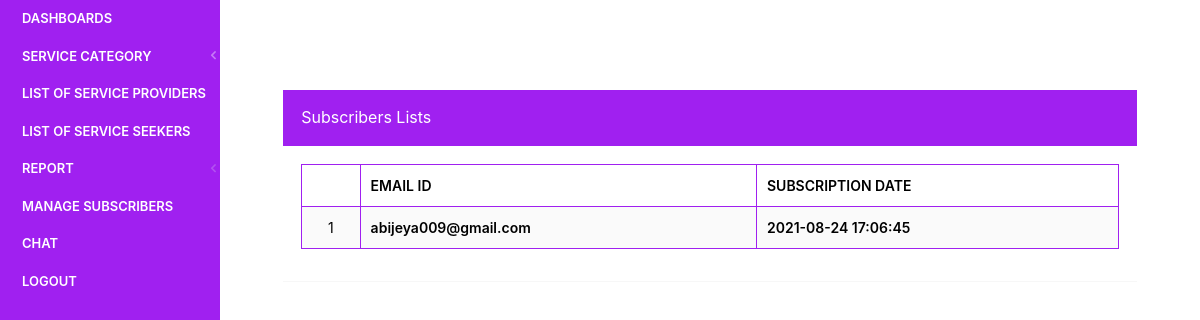
/findus/admin/manage-subscribers.php (signed in), run on the app's committed database.
### tables this page shows
CREATE TABLE `tblsubscribers` (
  `id` int(11) NOT NULL,
  `SubscriberEmail` varchar(120) NOT NULL,
  `PostingDate` timestamp NOT NULL DEFAULT current_timestamp() ON UPDATE current_timestamp()
);

### findus/admin/manage-subscribers.php (the view, shortened to what this page needs)
<?php
include('includes/dbconnection.php');
if (strlen($_SESSION['jpaid']==0)) {
  header('location:logout.php');
  } else{
  ?>
 <!doctype html>
 <html lang="en" class="no-focus">
     <head>
         <link rel="stylesheet" href="assets/js/plugins/datatables/dataTables.bootstrap4.min.css">
         <link rel="stylesheet" id="css-main" href="assets/css/codebase.min.css">
     </head>
     <body>
         <div id="page-container" class="sidebar-o sidebar-inverse side-scroll page-header-fixed main-content-narrow">
            <?php include_once('includes/sidebar.php');?>
<main id="main-container">
    <div class="content">
        <div class="block">
            <div class="block-header bg-gd-emerald">
                        <h3 class="block-title" style="color:#fff">Subscribers Lists</h3>
                    </div>
            <div class="block-content block-content-full">
                <table class="table table-bordered table-striped table-vcenter">
                    <thead>
                        <tr>
                            <th class="text-center"></th>
                            <th style="color:#000;">Email Id</th>
                           <th style="color:#000;">Subscription Date</th>
                        </tr>
                    </thead>
                    <tbody>
                      <?php $sql = "SELECT * from tblsubscribers";
    $query = $dbh -> prepare($sql);
    $query->execute();
    $results=$query->fetchAll(PDO::FETCH_OBJ);
    $cnt=1;
    if($query->rowCount() > 0)
    {
    foreach($results as $result)
    {				?>
                        <tr>
                            <td class="text-center" style="color:#000;"><?php echo htmlentities($cnt);?></td>
                            <td class="font-w600" style="color:#000;"><?php echo htmlentities($result->SubscriberEmail);?></td>
                            <td class="font-w600" style="color:#000;"><?php echo htmlentities($result->PostingDate);?></td>
                        </tr>
                        <?php $cnt=$cnt+1;}} ?>
                    </tbody>
                </table>
            </div>
        </div>
    </div>
</main>
</div>
</body>
</html>
<?php }  ?>

### data on the page
tblsubscribers: SubscriberEmail "abijeya009@gmail.com", PostingDate "2021-08-24 17:06:45"
